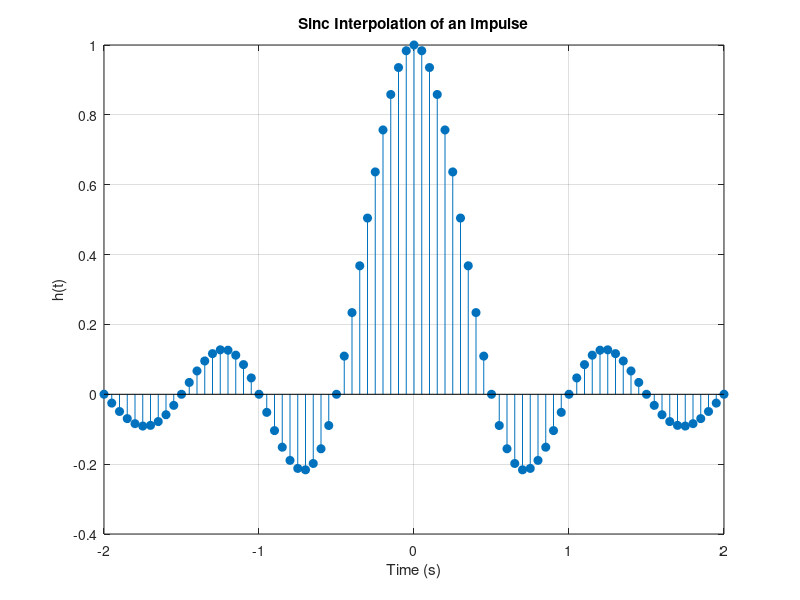
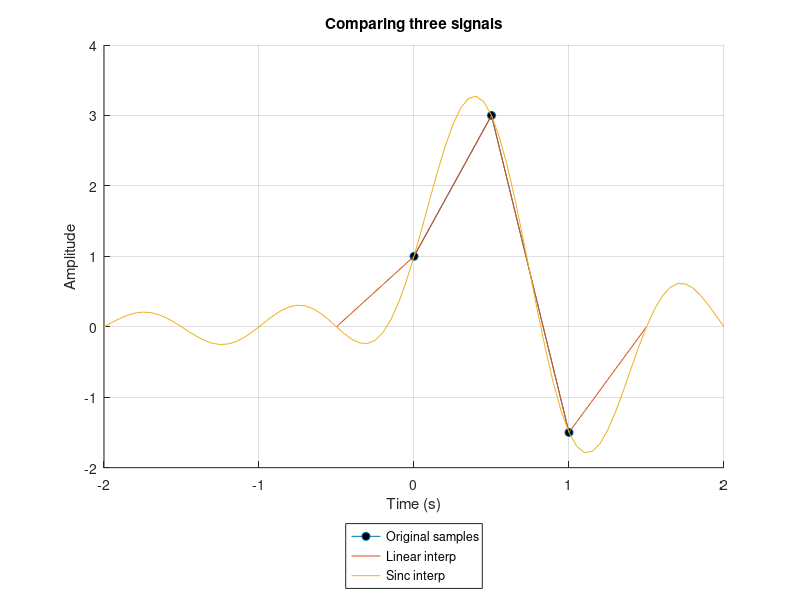

Here is the MATLAB script that generated these plots, in order:
clear
clc

t = -2:0.05:2;
t_conv = -0.5:0.1:1.5;
tn = [0, 0.5, 1];
T = 0.5;
x = [1, 3, -1.5];
xe = [1, 0, 0, 0, 0, 3, 0, 0, 0, 0, -1.5];
h = [0, 0.2, 0.4, 0.6, 0.8, 1.0, 0.8, 0.6, 0.4, 0.2, 0];
y_conv = conv(xe, h);

function y = sincInterp(x, T, t)
    y = zeros(size(t));
    for n = 0:length(x)-1
        for k = 1:length(t)
            u = (t(k)-n*T)/T;
            if u == 0
                sinc_val = 1;
            else
                sinc_val = sin(pi * u)/(pi * u);
            end
            y(k) = y(k) + x(n+1) * sinc_val;
        end
    end
end

h = sincInterp(1, T, t);

figure;
stem(t, h, 'filled');
xlabel('Time (s)');
ylabel('h(t)');
title('Sinc Interpolation of an Impulse');
grid on;

y_sinc = sincInterp(x, T, t);

figure;
hold on;
plot(tn, x, '-o', 'MarkerFaceColor', 'k');
plot(t_conv, y_conv, '-');
plot(t, y_sinc);
hold off;
grid on;
xlabel('Time (s)');
ylabel('Amplitude');
title('Comparing three signals');
legend('Original samples', 'Linear interp', 'Sinc interp', 'Location', 'southoutside');
